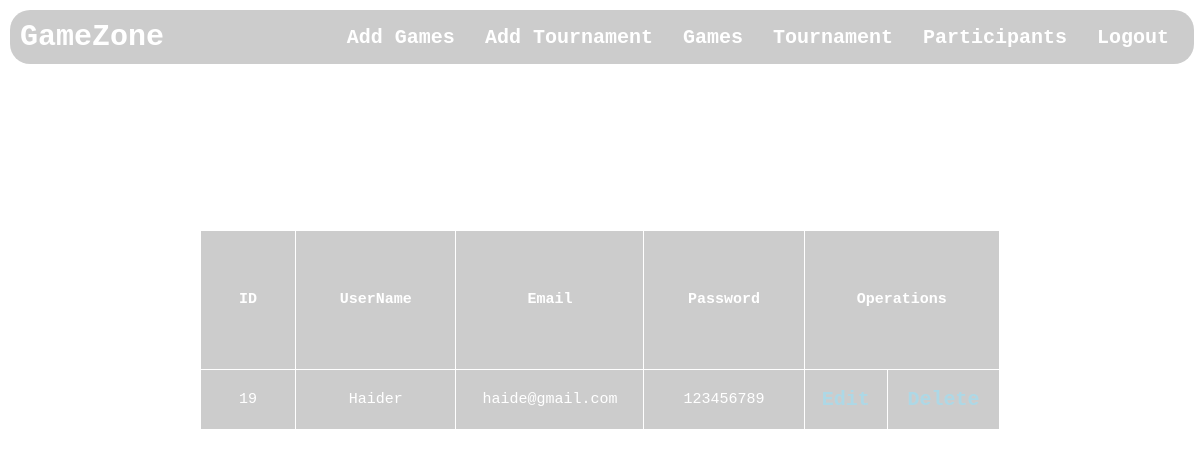
Screenshot of /user.php with the database file from the repository.
### tables this page shows
CREATE TABLE `singin` (
  `id` int(11) NOT NULL,
  `username` varchar(100) NOT NULL,
  `email` varchar(100) NOT NULL,
  `phone` int(12) NOT NULL,
  `password` varchar(100) NOT NULL
);

### func.php (called while the page is built, shortened)
<?php
    require("connection.php");
	function getAll($table){
    global $con;
    $query = "SELECT * FROM $table";
    return $result = mysqli_query($con, $query);
}
?>

### user.php (the view, shortened to what this page needs)
<?php
require("connection.php");
require("func.php");
?>
<!DOCTYPE html>
<html lang="en">
<head>
</head>
<body>
<div class="navbar">
        <div class="logo"><a href="adminpanel.php">GameZone</a></div>
        <ul class="nav-list" >
        <li><a href="addgame.php">Add Games</a></li>
        <li><a href="tournament.php">Add Tournament</a></li>
        <li><a href="dispgame.php">Games</a></li>
            <li><a href="disptournament.php">Tournament</a></li>
            <li><a href="user.php">Participants</a></li>
            <li><a href="logout.php">Logout</a></li>
        </ul>
            </div>
    <div class="table">
    <h1>User Information</h1>
        <table class="tb" border="2px">
            <tr>
                <th>ID</th>
                <th>UserName</th>
                <th>Email</th>
                <th>Password</th>
                <th colspan="2">Operations</th>
            </tr>
        <?php
            $user = getAll("singin");
            if(mysqli_num_rows($user) > 0)
                          {
                            foreach($user as $item)
                            {
                                ?>
                                <tr>
                                <td><?=$item['id'];?></td>
                                <td><?=$item['username'];?></td>
                                <td><?=$item['email'];?></td>
                                <td><?=$item['password'];?></td>
                                <td><a href='edit.php?id=<?php echo $item['id'];?>'>Edit</a> </td>
                                <td><a href='delete.php?id=<?php echo $item['id'];?>'>Delete</a> </td>
                            </tr>
                          <?php
                           }
                        }
                          else
                          {
                                echo "No Record Found";
                          }
        ?>
        </table>
    </div>
</body>
</html>

### user.php (style rules this page uses)
body { margin:0; font-family:monospace; }
.logo { font-weight: 600; font-size: 5em; color:white; font-family: monospace; }
.navbar { z-index: 2; display:flex; justify-content: space-between; align-items:center; padding: 5px 10px; }
a { font-size: 30px; text-decoration: none; color: white; font-weight: 600; }
body { font-family: Arial, sans-serif; margin: 0; padding: 0; }
.table h1 { margin:100px; }
table { font-size:15px; flex-wrap:wrap; background-color:rgba(0,0,0,0.2); backdrop-filter:blur(5px); }
.tb a { color:lightblue; }
.tb { vertical-align:center; text-align:center; width:800px; height:200px; margin:60px 200px; border-collapse:collapse; }
.tb td { padding: 5px 10px; }
.tb th { padding: 30px; }
h1 { margin:50px 250px; }
html, body { height: 100%; margin: 0; padding: 0; }
body { font-family: monospace; margin: 0; padding: 0; background-image: url('webpics/back1.jpg'); background-size: cover; background-position: center; background-repeat: repeat; color: white; display: flex; flex-direction: column; min-height: 100vh; }
.navbar { margin:10px; position: fixed; width: 97%; border-radius: 20px; display: flex; justify-content: space-between; background-color:rgb(0, 0, 0,0.2); color: white; padding: 10px; }
.nav-list { justify-content:stretch; list-style-type: none; display: flex; margin: 0; padding: 0; }
.nav-list li { padding: 5px 15px; }
.nav-list li a { text-decoration: none; color: white; font-size: 20px; transition: color .3s; }
.logo { font-size: 30px; }
li { list-style-type: none; }
table { border-collapse:collapse; border:solid 1px white; }
table a { font-size: 20px; text-decoration: none; color: white; }

### rows the page displays
singin: id "19", username "Haider", email "haide@gmail.com", password "123456789"
